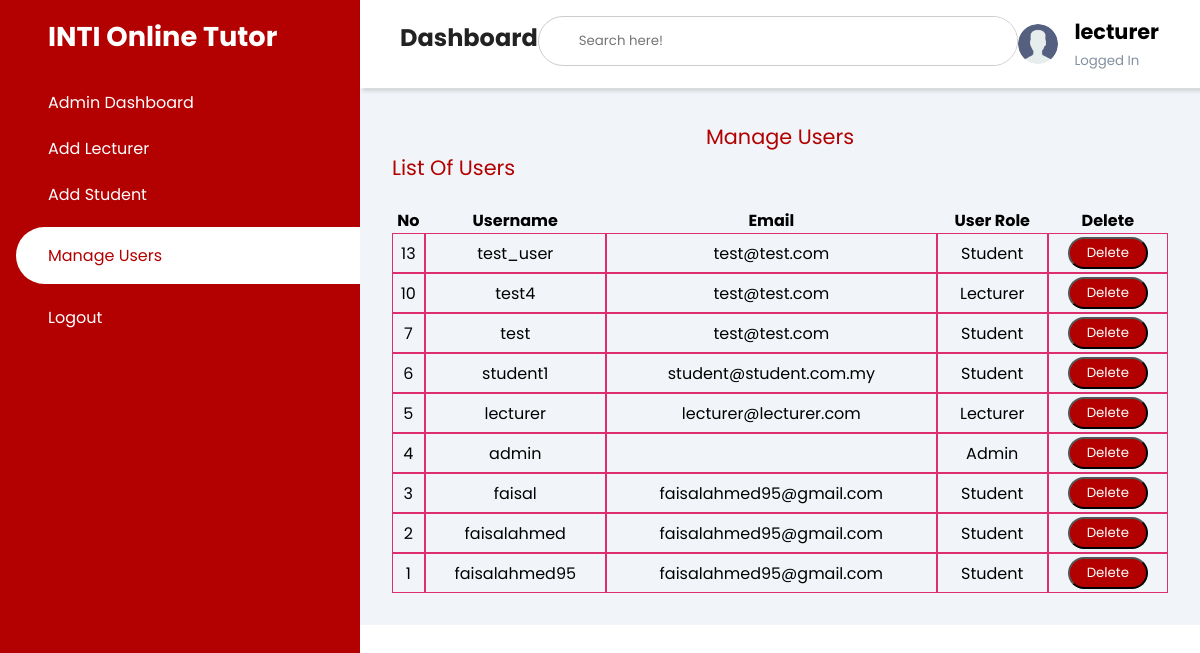
Screenshot of /manage_users/ (signed in) with the database file from the repository.
### pages/models.py (models this page shows)
class User(AbstractUser):
    is_student = models.BooleanField(default=False)
    is_lecturer = models.BooleanField(default=False)
    is_admin = models.BooleanField(default=False)

### pages/views.py (the view)
# urls.py: path('manage_users/', ManageUserView.as_view(), name='manage_users'),
class ManageUserView(LoginRequiredMixin, ListView):
    model = User
    template_name = 'dashboard/admin/manage_users.html'
    context_object_name = 'users'
    paginated_by = 10
    def get_queryset(self):
        return User.objects.order_by('-id')

### templates/dashboard/admin/manage_users.html (shortened to what this page needs)
<!DOCTYPE html>
<html lang="en">
<head>
    {% load static %}
    <link rel="stylesheet" href="https://maxst.icons8.com/vue-static/landings/line-awesome/line-awesome/1.3.0/css/line-awesome.min.css">
    <link rel="stylesheet" href="https://maxst.icons8.com/vue-static/landings/line-awesome/font-awesome-line-awesome/css/all.min.css">
    <link rel="stylesheet" href="{% static 'css/style.css' %}">
</head>
<body>
    <div class="sidebar">
        <div class="sidebar-brand">
            <h2>INTI Online Tutor</h2>
        </div>
        <div class="sidebar-menu">
            <ul>
                <li>
                    <a href="{% url 'admin_dashboard' %}"><span class="las la-home"></span>
                    <span>Admin Dashboard</span></a>
                </li>
                <li>
                    <a href="{% url 'admin_add_lecturer' %}"><span class="las la-lightbulb"></span>
                    <span>Add Lecturer</span></a>
                </li>
                <li>
                    <a href="{% url 'admin_add_student' %}"><span class="las la-graduation-cap"></span>
                    <span>Add Student</span></a>
                </li>
                <li>
                    <a href="{% url 'manage_users' %}" class="active"><span class="las la-users"></span>
                    <span>Manage Users</span></a>
                </li>
                <li>
                    <a href="{% url 'logout' %}"><span class="las la-key"></span>
                    <span>Logout</span></a>
                </li>
            </ul>
        </div>
    </div>
    <div class="main-content">
        <header>
            <div class="header-title">
                <h2>
                    <label for="">
                    <span class="las la-bars"></span>
                </label>
                    Dashboard
                </h2>
            </div>
            <div class="search-wrapper">
                <input type="search" placeholder="Search here!" />
            </div>
            <div class="user-wrapper">
                <img src="{% static 'images/user.png' %}" width="40px" height="40px" alt="">
                <div>
                    <h4>{{user.username}}</h4>
                    <small>Logged In</small>
                </div>
            </div>
        </header>
        <main>
            <div class="container-fluid">
            <div class="row">
              <div class="col-12 mb-3">
              <div class="col-12 mb-3">
                  <ol class="breadcrumb">
                      <li class="breadcrumb-item">
                          <center><legend href="#" style="color: var(--main-color); font-size: 1.3rem;">Manage Users</legend></center>
                      </li>
                  </ol>
                  <div class="card-header" style="color: var(--main-color); font-size: 1.3rem;">
                      List Of Users
                  </div><br>
                      <div class="table-responsive">
                          <table class="table table-bordered" id="dataTable" width="100%" cellspacing="0">
                              <thead>
                              <tr>
                                  <th>No</th>
                                  <th>Username</th>
                                  <th>Email</th>
                                  <th>User Role</th>
                                  <th>Delete</th>
                              </tr>
                              </thead>
                              <tbody>
                              {% if users %}
                              {% for user in users %}
                              <tr>
                                  <td>{{ user.id }}</td>
                                  <td>{{ user.username }}</td>
                                  <td>{{ user.email }}</td>
                                  <td>
                                      {% if user.is_student == True %}
                                      <p>Student</p>
                                      {% elif user.is_admin or user.is_superuser == True %}
                                      <p>Admin</p>
                                      {% else %}
                                      <p>Lecturer</p>
                                      {% endif %}
                                  </td>
                                  <td>
                                      <a href="{% url 'delete_user' user.pk %}">
                                          <button type="button" class="btn" style="color: white; background: var(--main-color); height: 2rem; width: 5rem; border-radius: 1rem;"> Delete</button></a></td>
                              </tr>
                              {% endfor %}
                              {% endif %}
                              </tbody>
                          </table>
                      </div>
              </div>
            </div>
          </div>
        </div>
        </main>
    </div>
</body>
</html>

### static/css/style.css (style rules this page uses)
:root { --main-color: #b30000; --color-dark: #1D2231; --text-grey: #8390A2 }
* { padding: 0; margin: 0; box-sizing: border-box; list-style-type: none; text-decoration: none; font-family: 'Poppins', sans-serif; }
.sidebar { width: 360px; position: fixed; left: 0; top: 0; height: 100%; background: var(--main-color); z-index: 100; }
.sidebar-brand { height: 90px; padding: 1rem 0rem 1rem 2rem; color: #fff; }
.sidebar-brand h2 { font-size: 1.7rem; }
.sidebar-menu li { width: 100%; margin-bottom: 1.3rem; padding-left: 1rem; }
.sidebar-menu a { padding-left: 1rem; display: block; color: #fff; font-size: 1rem; text-decoration: none; }
.sidebar-menu a.active { background: #fff; padding-top: 1rem; padding-bottom: 1rem; color: var(--main-color); border-radius: 30px 0px 0px 30px; }
.sidebar-menu a span:first-child { font-size: 1rem; padding-right: 1rem; }
.main-content { margin-left: 360px; }
header { display: flex; justify-content: space-between; padding: 1rem 1.5rem; box-shadow: 2px 2px 5px rgba(0,0,0,0.2); position: fixed; left: 360px; width: calc(100% - 345px); top: 0; z-index: 100; background-color: white; }
header h2 { color: #222; font-size: 1.5rem; }
header label span { font-size: 1.7rem; padding-right: 1rem; }
.search-wrapper { border: 1px solid #ccc; border-radius: 30px; height: 50px; width: 500px; display: flex; align-items: center; overflow-x: hidden; }
.search-wrapper input { height: 100%; width: 100%; padding: .5rem; border: none; outline: none; }
.user-wrapper { display: flex; align-items: center; margin-right: 2rem; }
.user-wrapper h4 { font-size: 1.3rem; }
.user-wrapper img { border-radius: 50%; margin-right: 1rem; }
.user-wrapper small { display: inline-block; color: var(--text-grey); margin-top: 1px; }
main { margin-top:89px; padding: 2rem; background: #f1f5f9; min-height: calc(100vh -90px); }
td { text-align: center; border: 1px solid rgb(221,47,110); height: 2.5rem; margin: auto; }

### rows the page displays
User: username "lecturer", id "5", email "lecturer@lecturer.com", is_student "Lecturer"
User: id "13", username "test_user", email "test@test.com", is_student "Student"
User: id "10", username "test4", email "test@test.com", is_student "Lecturer"
User: id "7", username "test", email "test@test.com", is_student "Student"
User: id "6", username "student1", email "student@student.com.my", is_student "Student"
User: id "4", username "admin", is_student "Admin"
User: id "3", username "faisal", email "faisalahmed95@gmail.com", is_student "Student"
User: id "2", username "faisalahmed", email "faisalahmed95@gmail.com", is_student "Student"
User: id "1", username "faisalahmed95", email "faisalahmed95@gmail.com", is_student "Student"
